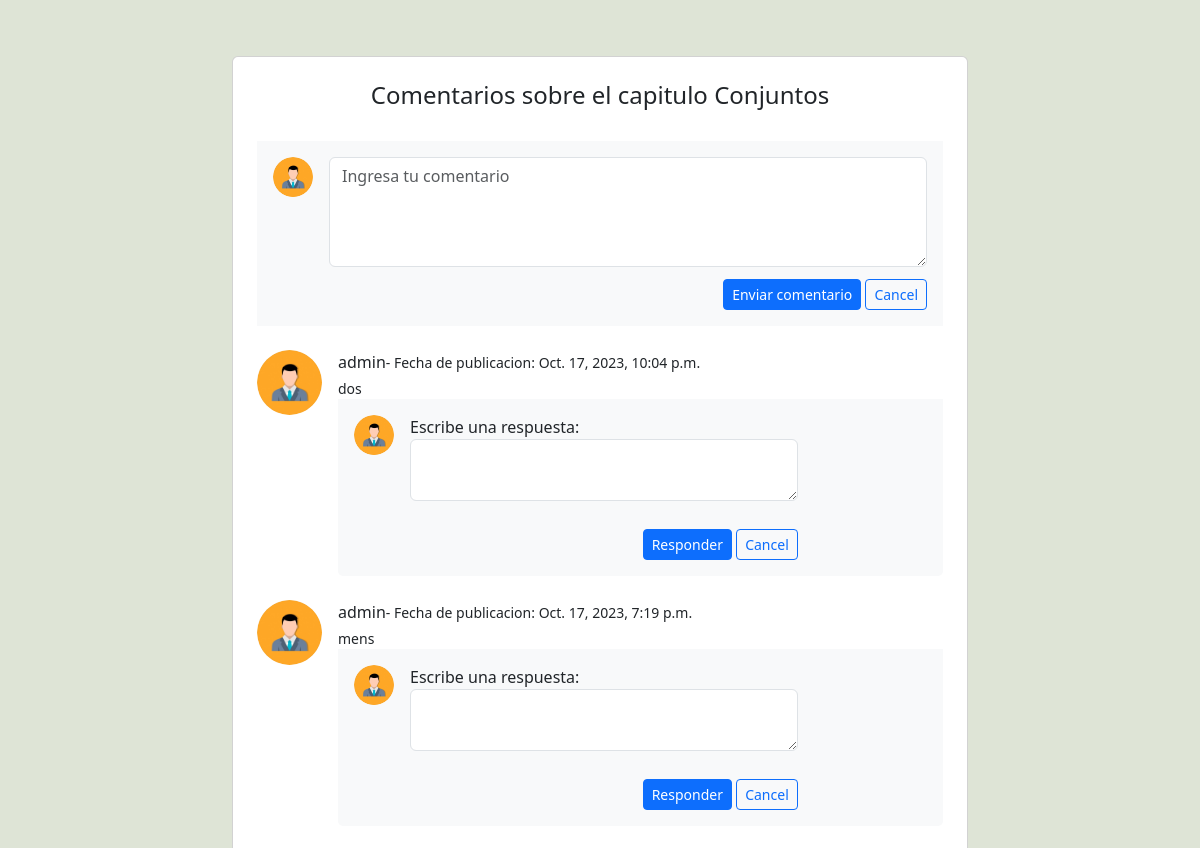
Before: /curriculum/primero-secundaria/6-matematicas/conjuntos/ (signed in, middle part) with the older database file.
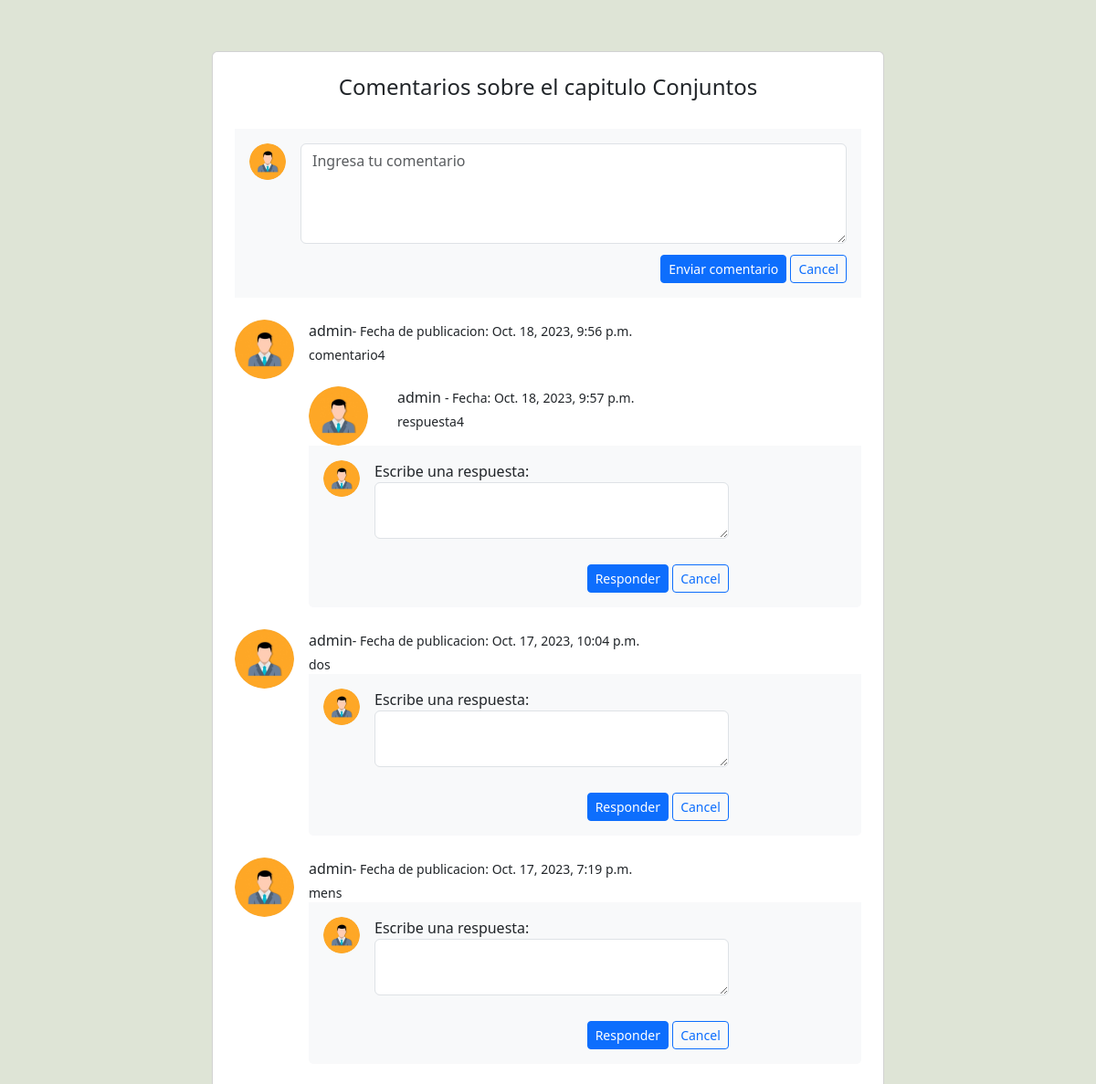
After: the same page with the newer database file.
### curriculum/models.py (models this page shows, shortened)
class Lesson(models.Model):
    lesson_id = models.CharField(max_length=100, unique=True)
    Standard = models.ForeignKey(Standard, on_delete=models.CASCADE)
    created_by = models.ForeignKey(User,on_delete=models.CASCADE)
    created_at = models.DateTimeField(auto_now_add=True)
    subject = models.ForeignKey(Subject, on_delete=models.CASCADE,related_name='lessons')
    name = models.CharField(max_length=250,verbose_name="ombre del capitulo")
    position = models.PositiveSmallIntegerField(verbose_name="Numero del capitulo")
    slug = models.SlugField(null=True, blank=True)
    video = models.FileField(upload_to=save_lesson_files,verbose_name="Video", blank=True, null=True)
    ppt = models.FileField(upload_to=save_lesson_files,verbose_name="Pdf", blank=True)
    Notes = models.FileField(upload_to=save_lesson_files,verbose_name="Anotaciones", blank=True)
    class Meta:
        ordering = ['position']

class Comment(models.Model):
    lesson_name = models.ForeignKey(Lesson,null=True, on_delete=models.CASCADE,related_name='comments')
    comm_name = models.CharField(max_length=100, blank=True)
    author = models.ForeignKey(User,on_delete=models.CASCADE)
    body = models.TextField(max_length=500)
    date_added = models.DateTimeField(auto_now_add=True)
    class Meta:
        ordering = ['-date_added']

class Reply(models.Model):
    comment_name = models.ForeignKey(Comment, on_delete=models.CASCADE,related_name='replies')
    reply_body = models.TextField(max_length=500)
    author = models.ForeignKey(User,on_delete=models.CASCADE)
    date_added = models.DateTimeField(auto_now_add=True)

### curriculum/views.py (the view, shortened to what this page needs)
# urls.py: path('<str:standard>/<str:subject>/<slug:slug>/', views.LessonDetailView.as_view(),name='lesson_detail'),
class LessonDetailView(DetailView, FormView):
    context_object_name = 'lessons'
    model = Lesson
    template_name = 'curriculum/lesson_detail_view.html'
    form_class = CommentForm
    second_form_class = ReplyForm
    extra_context={
        "usuarios":UserProfileInfo.objects.all(),
        "total_usuarios": User.objects.all()
    }
    def get_context_data(self, **kwargs):
        context = super(LessonDetailView, self).get_context_data(**kwargs)
        if 'form' not in context:
            context['form'] = self.form_class(request=self.request)
        if 'form2' not in context:
            context['form2'] = self.second_form_class(request=self.request)
        return context

### curriculum/forms.py
class CommentForm(forms.ModelForm):
    class Meta:
        model = Comment
        fields = ('body',)
        labels = {"body":""}
        widgets = {
            'body': forms.Textarea(attrs={'class':'form-control', 'rows':4, 'cols':70, 'placeholder':"Ingresa tu comentario"}),
        }

class ReplyForm(forms.ModelForm):
    class Meta:
        model = Reply
        fields = ('reply_body',)
        widgets = {
            'reply_body': forms.Textarea(attrs={'class':'form-control', 'rows':2, 'cols':10}),
        }
        labels = {
        'reply_body':"Escribe una respuesta",
        }
    def __init__(self, *args, **kwargs):
        self.request = kwargs.pop('request', None)
        super(ReplyForm, self).__init__(*args, **kwargs)

### curriculum/templatetags/operation.py (called while the page is built)
def parseada (n):
    return str(n)

### curriculum/templates/curriculum/lesson_detail_view.html (shortened to what this page needs)
{% extends 'base.html' %}
{% load static %}
{% load crispy_forms_tags %}
{% load operation %}
{% block content %}
<div style="width: 100%;" class="d-flex flex-column  align-items-center">
  <section class="gradient-custom w-100" style="">
    <div class="container my-5 py-5">
      <div class="row d-flex justify-content-center">
        <div class="col-md-12 col-lg-10 col-xl-8">
          <div class="card">
            <div class="card-body p-4">
              <h4 class="text-center mb-4 pb-2">Comentarios sobre el capitulo {{lessons.name}}</h4>
              <div class="row">
                <div class="col">
                  <div class="card-footer py-3 border-0" style="background-color: #f8f9fa;">
                    <div class="d-flex flex-start w-100">
                      <img class="rounded-circle shadow-1-strong me-3"
                      src='../../../../media/{{user.userprofileinfo.profile_pic | default:"Images/User_Profile_Pictures/None.jpg"}}'alt="avatar" width="40"
                        height="40" />
                      <div class="form-outline w-100">
                        <form method="post">
                          <div class="form-group">
                            {{form|crispy}}
                            <div class="float-end mt-2 pt-1">
                              <button type="submit" name="form" class="btn btn-primary btn-sm">Enviar comentario</button>
                              <button type="button" class="btn btn-outline-primary btn-sm">Cancel</button>
                            </div>
                          </div>
                        </form>
                      </div>
                    </div>
                  </div>
                  {% for comment in lessons.comments.all %}
                    <div class="d-flex flex-start mt-4">
                        {%if comment.author|parseada == "admin" or comment.author|parseada == "admin1" %}
                          <img class="rounded-circle shadow-1-strong me-3"
                          src='../../../../media/{{user.userprofileinfo.profile_pic | default:"Images/User_Profile_Pictures/None.jpg"}}' alt="imagen" width="65"
                          height="65" />
                        {%endif%}
                      <div class="flex-grow-1 flex-shrink-1">
                        <div>
                          <div class="d-flex justify-content-between align-items-center">
                            <p class="mb-1">
                              {{comment.author}}<span class="small">- Fecha de publicacion: {{comment.date_added}}</span>
                            </p>
                          </div>
                          <p class="small mb-0">
                            {{comment.body}}
                          </p>
                        </div>
                        {% for reply in comment.replies.all %}
                          {%if reply.author|parseada == "admin" or comment.author|parseada == "admin1" %}
                            <div class="d-flex flex-start mt-4">
                              <a class="me-3" href="#">
                                  <img class="rounded-circle shadow-1-strong me-3"
                                  src='../../../../media/{{user.userprofileinfo.profile_pic | default:"Images/User_Profile_Pictures/None.jpg"}}' alt="imagen" width="65"
                                  height="65" />
                              </a>
                              <div class="flex-grow-1 flex-shrink-1">
                                <div>
                                  <div class="d-flex justify-content-between align-items-center">
                                    <p class="mb-1">
                                      {{reply.author}} <span class="small">- Fecha: {{reply.date_added}}</span>
                                    </p>
                                  </div>
                                  <p class="small mb-0">
                                    {{reply.reply_body}}
                                  </p>
                                </div>
                              </div>
                            </div>
                          {%endif%}
                        {% endfor %}
                        <div class="card-footer py-3 border-0" style="background-color: #f8f9fa;">
                          <div class="d-flex flex-start w-100">
                            <img class="rounded-circle shadow-1-strong me-3"
                              src='../../../../media/{{user.userprofileinfo.profile_pic | default:"Images/User_Profile_Pictures/None.jpg"}}' alt="avatar" width="40"
                              height="40" />
                            <div class="form-outline w-100">
                              <form method="post" style="width: 75%;">
                                {{form2.as_p}}
                                <div class="float-end mt-2 pt-1">
                                  <input type="submit" name="form2" class="btn btn-primary btn-sm" value="Responder">
                                  <button type="button" class="btn btn-outline-primary btn-sm">Cancel</button>
                                </div>
                              </form>
                            </div>
                          </div>
                        </div>
                      </div>
                    </div>
                  {% endfor %}
                </div>
              </div>
            </div>
          </div>
        </div>
      </div>
    </div>
  </section>
</div>
{%endblock%}

### templates/base.html (shortened to what this page needs)
<!DOCTYPE html>
<html lang="en" dir="ltr">
  <head>
    {% load static %}
    {% load crispy_forms_tags %}
    {% load operation %}
    <link href="https://cdn.jsdelivr.net/npm/bootstrap@5.3.2/dist/css/bootstrap.min.css" rel="stylesheet">
    <link rel="stylesheet" href="{% static 'css/master_css.css' %}">
    <link rel="stylesheet" href="{% static 'css/home_css.css' %}">
    <link rel="stylesheet" href="https://cdnjs.cloudflare.com/ajax/libs/font-awesome/4.7.0/css/font-awesome.min.css"/>
  </head>
  {% if user.is_authenticated %}
    <body>
      {%block content%}
      {%endblock%}
    </body>
  {% endif %}
</html>

### static/css/master_css.css (style rules this page uses)
html, body, header, #intro { height: 100%; }
body { background-color: rgb(222, 228, 214); }

Changed rows visible on the page:
added Comment: author "admin", date_added "Oct. 18, 2023, 9:56 p.m.", body "comentario4"
added Reply: author "admin", date_added "Oct. 18, 2023, 9:57 p.m.", reply_body "respuesta4"
